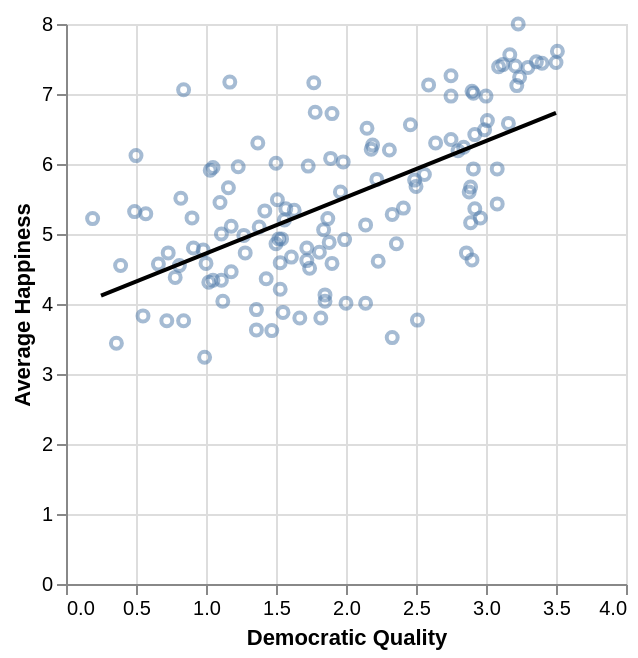

The specification (Vega-Lite) saved for this image:
### Vega-Lite specification from a JSON file in a GitHub repository (floating-point values rounded to 4 significant figures)
{"$schema": "https://vega.github.io/schema/vega-lite/v5.json", "data": {"values": [{"Country": "Albania", "Average_happiness": "4.74", "Democratic_quality ": "-0.19", "democracy_edited": "1.81", "edit_l_dq": "0.25", "edit_line_ah": "4.12", "line_dq": "-1.75", "line_ah": "4.12"}, {"Country": "Algeria", "Average_happiness": "5.91", "Democratic_quality ": "-0.97", "democracy_edited": "1.03", "edit_l_dq": "3.5", "edit_line_ah": "6.73", "line_dq": "1.5", "line_ah": "6.73"}, {"Country": "Angola", "Average_happiness": "4.46", "Democratic_quality ": "-0.82", "democracy_edited": "1.18", "edit_l_dq": "", "edit_line_ah": "", "line_dq": "", "line_ah": ""}, {"Country": "Argentina", "Average_happiness": "6.27", "Democratic_quality ": "0.19", "democracy_edited": "2.19", "edit_l_dq": "", "edit_line_ah": "", "line_dq": "", "line_ah": ""}, {"Country": "Armenia", "Average_happiness": "4.21", "Democratic_quality ": "-0.47", "democracy_edited": "1.53", "edit_l_dq": "", "edit_line_ah": "", "line_dq": "", "line_ah": ""}, {"Country": "Australia", "Average_happiness": "7.42", "Democratic_quality ": "1.12", "democracy_edited": "3.12", "edit_l_dq": "", "edit_line_ah": "", "line_dq": "", "line_ah": ""}, {"Country": "Austria", "Average_happiness": "7.12", "Democratic_quality ": "1.22", "democracy_edited": "3.22", "edit_l_dq": "", "edit_line_ah": "", "line_dq": "", "line_ah": ""}, {"Country": "Azerbaijan", "Average_happiness": "4.8", "Democratic_quality ": "-1.09", "democracy_edited": "0.91", "edit_l_dq": "", "edit_line_ah": "", "line_dq": "", "line_ah": ""}, {"Country": "Bangladesh", "Average_happiness": "4.31", "Democratic_quality ": "-0.98", "democracy_edited": "1.02", "edit_l_dq": "", "edit_line_ah": "", "line_dq": "", "line_ah": ""}, {"Country": "Belarus", "Average_happiness": "5.66", "Democratic_quality ": "-0.84", "democracy_edited": "1.16", "edit_l_dq": "", "edit_line_ah": "", "line_dq": "", "line_ah": ""}, {"Country": "Belgium", "Average_happiness": "7.39", "Democratic_quality ": "1.09", "democracy_edited": "3.09", "edit_l_dq": "", "edit_line_ah": "", "line_dq": "", "line_ah": ""}, {"Country": "Benin", "Average_happiness": "3.52", "Democratic_quality ": "0.33", "democracy_edited": "2.33", "edit_l_dq": "", "edit_line_ah": "", "line_dq": "", "line_ah": ""}, {"Country": "Bolivia", "Average_happiness": "5.36", "Democratic_quality ": "-0.43", "democracy_edited": "1.57", "edit_l_dq": "", "edit_line_ah": "", "line_dq": "", "line_ah": ""}, {"Country": "Bosnia & H.", "Average_happiness": "5.06", "Democratic_quality ": "-0.16", "democracy_edited": "1.84", "edit_l_dq": "", "edit_line_ah": "", "line_dq": "", "line_ah": ""}, {"Country": "Botswana", "Average_happiness": "4.63", "Democratic_quality ": "0.9", "democracy_edited": "2.9", "edit_l_dq": "", "edit_line_ah": "", "line_dq": "", "line_ah": ""}, {"Country": "Brazil", "Average_happiness": "6.51", "Democratic_quality ": "0.15", "democracy_edited": "2.15", "edit_l_dq": "", "edit_line_ah": "", "line_dq": "", "line_ah": ""}, {"Country": "Bulgaria", "Average_happiness": "3.77", "Democratic_quality ": "0.51", "democracy_edited": "2.51", "edit_l_dq": "", "edit_line_ah": "", "line_dq": "", "line_ah": ""}, {"Country": "Burkina F.", "Average_happiness": "3.8", "Democratic_quality ": "-0.18", "democracy_edited": "1.82", "edit_l_dq": "", "edit_line_ah": "", "line_dq": "", "line_ah": ""}, {"Country": "Burma/My.", "Average_happiness": "5.32", "Democratic_quality ": "-1.51", "democracy_edited": "0.49", "edit_l_dq": "", "edit_line_ah": "", "line_dq": "", "line_ah": ""}, {"Country": "Burundi", "Average_happiness": "4.38", "Democratic_quality ": "-1.22", "democracy_edited": "0.78", "edit_l_dq": "", "edit_line_ah": "", "line_dq": "", "line_ah": ""}, {"Country": "Cambodia", "Average_happiness": "3.63", "Democratic_quality ": "-0.64", "democracy_edited": "1.36", "edit_l_dq": "", "edit_line_ah": "", "line_dq": "", "line_ah": ""}, {"Country": "Cameroon", "Average_happiness": "3.92", "Democratic_quality ": "-0.64", "democracy_edited": "1.36", "edit_l_dq": "", "edit_line_ah": "", "line_dq": "", "line_ah": ""}, {"Country": "Canada", "Average_happiness": "7.4", "Democratic_quality ": "1.21", "democracy_edited": "3.21", "edit_l_dq": "", "edit_line_ah": "", "line_dq": "", "line_ah": ""}, {"Country": "Chad", "Average_happiness": "3.44", "Democratic_quality ": "-1.64", "democracy_edited": "0.36", "edit_l_dq": "", "edit_line_ah": "", "line_dq": "", "line_ah": ""}, {"Country": "Chile", "Average_happiness": "6.24", "Democratic_quality ": "0.84", "democracy_edited": "2.84", "edit_l_dq": "", "edit_line_ah": "", "line_dq": "", "line_ah": ""}, {"Country": "China", "Average_happiness": "4.77", "Democratic_quality ": "-1.02", "democracy_edited": "0.98", "edit_l_dq": "", "edit_line_ah": "", "line_dq": "", "line_ah": ""}, {"Country": "Colombia", "Average_happiness": "5.95", "Democratic_quality ": "-0.95", "democracy_edited": "1.05", "edit_l_dq": "", "edit_line_ah": "", "line_dq": "", "line_ah": ""}, {"Country": "Costa Rica", "Average_happiness": "7.04", "Democratic_quality ": "0.9", "democracy_edited": "2.9", "edit_l_dq": "", "edit_line_ah": "", "line_dq": "", "line_ah": ""}, {"Country": "Croatia", "Average_happiness": "5.77", "Democratic_quality ": "0.49", "democracy_edited": "2.49", "edit_l_dq": "", "edit_line_ah": "", "line_dq": "", "line_ah": ""}, {"Country": "Cuba", "Average_happiness": "5.45", "Democratic_quality ": "-0.9", "democracy_edited": "1.1", "edit_l_dq": "", "edit_line_ah": "", "line_dq": "", "line_ah": ""}, {"Country": "Cyprus", "Average_happiness": "6.19", "Democratic_quality ": "0.8", "democracy_edited": "2.8", "edit_l_dq": "", "edit_line_ah": "", "line_dq": "", "line_ah": ""}, {"Country": "Czech R.", "Average_happiness": "6.42", "Democratic_quality ": "0.92", "democracy_edited": "2.92", "edit_l_dq": "", "edit_line_ah": "", "line_dq": "", "line_ah": ""}, {"Country": "Denmark", "Average_happiness": "8", "Democratic_quality ": "1.23", "democracy_edited": "3.23", "edit_l_dq": "", "edit_line_ah": "", "line_dq": "", "line_ah": ""}, {"Country": "Dom. R.", "Average_happiness": "5.13", "Democratic_quality ": "0.14", "democracy_edited": "2.14", "edit_l_dq": "", "edit_line_ah": "", "line_dq": "", "line_ah": ""}, {"Country": "Ecuador", "Average_happiness": "5.1", "Democratic_quality ": "-0.62", "democracy_edited": "1.38", "edit_l_dq": "", "edit_line_ah": "", "line_dq": "", "line_ah": ""}, {"Country": "Egypt", "Average_happiness": "5.23", "Democratic_quality ": "-1.1", "democracy_edited": "0.9", "edit_l_dq": "", "edit_line_ah": "", "line_dq": "", "line_ah": ""}, {"Country": "El Salvador", "Average_happiness": "5.6", "Democratic_quality ": "-0.04", "democracy_edited": "1.96", "edit_l_dq": "", "edit_line_ah": "", "line_dq": "", "line_ah": ""}, {"Country": "Estonia", "Average_happiness": "5.36", "Democratic_quality ": "0.92", "democracy_edited": "2.92", "edit_l_dq": "", "edit_line_ah": "", "line_dq": "", "line_ah": ""}, {"Country": "Ethiopia", "Average_happiness": "3.83", "Democratic_quality ": "-1.45", "democracy_edited": "0.55", "edit_l_dq": "", "edit_line_ah": "", "line_dq": "", "line_ah": ""}, {"Country": "Finland", "Average_happiness": "7.61", "Democratic_quality ": "1.51", "democracy_edited": "3.51", "edit_l_dq": "", "edit_line_ah": "", "line_dq": "", "line_ah": ""}, {"Country": "France", "Average_happiness": "7.01", "Democratic_quality ": "0.91", "democracy_edited": "2.91", "edit_l_dq": "", "edit_line_ah": "", "line_dq": "", "line_ah": ""}, {"Country": "Georgia", "Average_happiness": "3.62", "Democratic_quality ": "-0.53", "democracy_edited": "1.47", "edit_l_dq": "", "edit_line_ah": "", "line_dq": "", "line_ah": ""}, {"Country": "Germany", "Average_happiness": "6.58", "Democratic_quality ": "1.16", "democracy_edited": "3.16", "edit_l_dq": "", "edit_line_ah": "", "line_dq": "", "line_ah": ""}, {"Country": "Ghana", "Average_happiness": "4.86", "Democratic_quality ": "0.36", "democracy_edited": "2.36", "edit_l_dq": "", "edit_line_ah": "", "line_dq": "", "line_ah": ""}, {"Country": "Greece", "Average_happiness": "6.35", "Democratic_quality ": "0.75", "democracy_edited": "2.75", "edit_l_dq": "", "edit_line_ah": "", "line_dq": "", "line_ah": ""}, {"Country": "Guatemala", "Average_happiness": "6.01", "Democratic_quality ": "-0.5", "democracy_edited": "1.5", "edit_l_dq": "", "edit_line_ah": "", "line_dq": "", "line_ah": ""}, {"Country": "Haiti", "Average_happiness": "3.76", "Democratic_quality ": "-1.16", "democracy_edited": "0.84", "edit_l_dq": "", "edit_line_ah": "", "line_dq": "", "line_ah": ""}, {"Country": "Honduras", "Average_happiness": "5.34", "Democratic_quality ": "-0.37", "democracy_edited": "1.63", "edit_l_dq": "", "edit_line_ah": "", "line_dq": "", "line_ah": ""}, {"Country": "Hong Kong", "Average_happiness": "5.67", "Democratic_quality ": "0.89", "democracy_edited": "2.89", "edit_l_dq": "", "edit_line_ah": "", "line_dq": "", "line_ah": ""}, {"Country": "Hungary", "Average_happiness": "5.23", "Democratic_quality ": "0.96", "democracy_edited": "2.96", "edit_l_dq": "", "edit_line_ah": "", "line_dq": "", "line_ah": ""}, {"Country": "India", "Average_happiness": "5.97", "Democratic_quality ": "-0.27", "democracy_edited": "1.73", "edit_l_dq": "", "edit_line_ah": "", "line_dq": "", "line_ah": ""}, {"Country": "Indonesia", "Average_happiness": "4.98", "Democratic_quality ": "-0.73", "democracy_edited": "1.27", "edit_l_dq": "", "edit_line_ah": "", "line_dq": "", "line_ah": ""}, {"Country": "Iran", "Average_happiness": "5.29", "Democratic_quality ": "-1.43", "democracy_edited": "0.57", "edit_l_dq": "", "edit_line_ah": "", "line_dq": "", "line_ah": ""}, {"Country": "Ireland", "Average_happiness": "7.24", "Democratic_quality ": "1.24", "democracy_edited": "3.24", "edit_l_dq": "", "edit_line_ah": "", "line_dq": "", "line_ah": ""}, {"Country": "Israel", "Average_happiness": "7.16", "Democratic_quality ": "-0.23", "democracy_edited": "1.77", "edit_l_dq": "", "edit_line_ah": "", "line_dq": "", "line_ah": ""}, {"Country": "Italy", "Average_happiness": "6.97", "Democratic_quality ": "0.75", "democracy_edited": "2.75", "edit_l_dq": "", "edit_line_ah": "", "line_dq": "", "line_ah": ""}, {"Country": "Jamaica", "Average_happiness": "6.21", "Democratic_quality ": "0.18", "democracy_edited": "2.18", "edit_l_dq": "", "edit_line_ah": "", "line_dq": "", "line_ah": ""}, {"Country": "Japan", "Average_happiness": "6.49", "Democratic_quality ": "0.99", "democracy_edited": "2.99", "edit_l_dq": "", "edit_line_ah": "", "line_dq": "", "line_ah": ""}, {"Country": "Jordan", "Average_happiness": "6.3", "Democratic_quality ": "-0.63", "democracy_edited": "1.37", "edit_l_dq": "", "edit_line_ah": "", "line_dq": "", "line_ah": ""}, {"Country": "Kazakhstan", "Average_happiness": "5.49", "Democratic_quality ": "-0.49", "democracy_edited": "1.51", "edit_l_dq": "", "edit_line_ah": "", "line_dq": "", "line_ah": ""}, {"Country": "Kenya", "Average_happiness": "4.36", "Democratic_quality ": "-0.57", "democracy_edited": "1.43", "edit_l_dq": "", "edit_line_ah": "", "line_dq": "", "line_ah": ""}, {"Country": "Korea. R.", "Average_happiness": "5.68", "Democratic_quality ": "0.5", "democracy_edited": "2.5", "edit_l_dq": "", "edit_line_ah": "", "line_dq": "", "line_ah": ""}, {"Country": "Kuwait", "Average_happiness": "6.03", "Democratic_quality ": "-0.02", "democracy_edited": "1.98", "edit_l_dq": "", "edit_line_ah": "", "line_dq": "", "line_ah": ""}, {"Country": "Kyrgyzstan", "Average_happiness": "4.58", "Democratic_quality ": "-1", "democracy_edited": "1", "edit_l_dq": "", "edit_line_ah": "", "line_dq": "", "line_ah": ""}, {"Country": "Laos", "Average_happiness": "5.11", "Democratic_quality ": "-0.82", "democracy_edited": "1.18", "edit_l_dq": "", "edit_line_ah": "", "line_dq": "", "line_ah": ""}, {"Country": "Latvia", "Average_happiness": "4.73", "Democratic_quality ": "0.86", "democracy_edited": "2.86", "edit_l_dq": "", "edit_line_ah": "", "line_dq": "", "line_ah": ""}, {"Country": "Lebanon", "Average_happiness": "5.51", "Democratic_quality ": "-1.18", "democracy_edited": "0.82", "edit_l_dq": "", "edit_line_ah": "", "line_dq": "", "line_ah": ""}, {"Country": "Lithuania", "Average_happiness": "5.93", "Democratic_quality ": "0.91", "democracy_edited": "2.91", "edit_l_dq": "", "edit_line_ah": "", "line_dq": "", "line_ah": ""}, {"Country": "Macedonia", "Average_happiness": "4.51", "Democratic_quality ": "-0.26", "democracy_edited": "1.74", "edit_l_dq": "", "edit_line_ah": "", "line_dq": "", "line_ah": ""}, {"Country": "Madagascar", "Average_happiness": "4.01", "Democratic_quality ": "0", "democracy_edited": "2", "edit_l_dq": "", "edit_line_ah": "", "line_dq": "", "line_ah": ""}, {"Country": "Malawi", "Average_happiness": "4.13", "Democratic_quality ": "-0.15", "democracy_edited": "1.85", "edit_l_dq": "", "edit_line_ah": "", "line_dq": "", "line_ah": ""}, {"Country": "Malaysia", "Average_happiness": "6.08", "Democratic_quality ": "-0.11", "democracy_edited": "1.89", "edit_l_dq": "", "edit_line_ah": "", "line_dq": "", "line_ah": ""}, {"Country": "Mali", "Average_happiness": "4.01", "Democratic_quality ": "0.14", "democracy_edited": "2.14", "edit_l_dq": "", "edit_line_ah": "", "line_dq": "", "line_ah": ""}, {"Country": "Mauritania", "Average_happiness": "5.2", "Democratic_quality ": "-0.44", "democracy_edited": "1.56", "edit_l_dq": "", "edit_line_ah": "", "line_dq": "", "line_ah": ""}, {"Country": "Mexico", "Average_happiness": "6.74", "Democratic_quality ": "-0.22", "democracy_edited": "1.78", "edit_l_dq": "", "edit_line_ah": "", "line_dq": "", "line_ah": ""}, {"Country": "Moldova. R.", "Average_happiness": "4.93", "Democratic_quality ": "-0.48", "democracy_edited": "1.52", "edit_l_dq": "", "edit_line_ah": "", "line_dq": "", "line_ah": ""}, {"Country": "Montenegro", "Average_happiness": "5.22", "Democratic_quality ": "-0.13", "democracy_edited": "1.87", "edit_l_dq": "", "edit_line_ah": "", "line_dq": "", "line_ah": ""}, {"Country": "Morocco", "Average_happiness": "4.59", "Democratic_quality ": "-0.47", "democracy_edited": "1.53", "edit_l_dq": "", "edit_line_ah": "", "line_dq": "", "line_ah": ""}, {"Country": "Mozambique", "Average_happiness": "4.61", "Democratic_quality ": "0.23", "democracy_edited": "2.23", "edit_l_dq": "", "edit_line_ah": "", "line_dq": "", "line_ah": ""}, {"Country": "Nepal", "Average_happiness": "4.55", "Democratic_quality ": "-1.61", "democracy_edited": "0.39", "edit_l_dq": "", "edit_line_ah": "", "line_dq": "", "line_ah": ""}, {"Country": "The Netherlands", "Average_happiness": "7.56", "Democratic_quality ": "1.17", "democracy_edited": "3.17", "edit_l_dq": "", "edit_line_ah": "", "line_dq": "", "line_ah": ""}, {"Country": "New Zealand", "Average_happiness": "7.44", "Democratic_quality ": "1.4", "democracy_edited": "3.4", "edit_l_dq": "", "edit_line_ah": "", "line_dq": "", "line_ah": ""}, {"Country": "Nicaragua", "Average_happiness": "4.8", "Democratic_quality ": "-0.28", "democracy_edited": "1.72", "edit_l_dq": "", "edit_line_ah": "", "line_dq": "", "line_ah": ""}, {"Country": "Niger", "Average_happiness": "3.8", "Democratic_quality ": "-0.33", "democracy_edited": "1.67", "edit_l_dq": "", "edit_line_ah": "", "line_dq": "", "line_ah": ""}, {"Country": "Nigeria", "Average_happiness": "4.73", "Democratic_quality ": "-1.27", "democracy_edited": "0.73", "edit_l_dq": "", "edit_line_ah": "", "line_dq": "", "line_ah": ""}, {"Country": "Norway", "Average_happiness": "7.46", "Democratic_quality ": "1.36", "democracy_edited": "3.36", "edit_l_dq": "", "edit_line_ah": "", "line_dq": "", "line_ah": ""}, {"Country": "Pakistan", "Average_happiness": "6.12", "Democratic_quality ": "-1.5", "democracy_edited": "0.5", "edit_l_dq": "", "edit_line_ah": "", "line_dq": "", "line_ah": ""}, {"Country": "Panama", "Average_happiness": "6.2", "Democratic_quality ": "0.31", "democracy_edited": "2.31", "edit_l_dq": "", "edit_line_ah": "", "line_dq": "", "line_ah": ""}, {"Country": "Paraguay", "Average_happiness": "4.86", "Democratic_quality ": "-0.5", "democracy_edited": "1.5", "edit_l_dq": "", "edit_line_ah": "", "line_dq": "", "line_ah": ""}, {"Country": "Peru", "Average_happiness": "4.93", "Democratic_quality ": "-0.46", "democracy_edited": "1.54", "edit_l_dq": "", "edit_line_ah": "", "line_dq": "", "line_ah": ""}, {"Country": "Philippines", "Average_happiness": "4.73", "Democratic_quality ": "-0.72", "democracy_edited": "1.28", "edit_l_dq": "", "edit_line_ah": "", "line_dq": "", "line_ah": ""}, {"Country": "Poland", "Average_happiness": "5.85", "Democratic_quality ": "0.56", "democracy_edited": "2.56", "edit_l_dq": "", "edit_line_ah": "", "line_dq": "", "line_ah": ""}, {"Country": "Portugal", "Average_happiness": "5.43", "Democratic_quality ": "1.08", "democracy_edited": "3.08", "edit_l_dq": "", "edit_line_ah": "", "line_dq": "", "line_ah": ""}, {"Country": "Puerto Rico", "Average_happiness": "6.62", "Democratic_quality ": "1.01", "democracy_edited": "3.01", "edit_l_dq": "", "edit_line_ah": "", "line_dq": "", "line_ah": ""}, {"Country": "Romania", "Average_happiness": "5.28", "Democratic_quality ": "0.33", "democracy_edited": "2.33", "edit_l_dq": "", "edit_line_ah": "", "line_dq": "", "line_ah": ""}, {"Country": "Russian F.", "Average_happiness": "5", "Democratic_quality ": "-0.89", "democracy_edited": "1.11", "edit_l_dq": "", "edit_line_ah": "", "line_dq": "", "line_ah": ""}, {"Country": "Rwanda", "Average_happiness": "4.34", "Democratic_quality ": "-0.89", "democracy_edited": "1.11", "edit_l_dq": "", "edit_line_ah": "", "line_dq": "", "line_ah": ""}, {"Country": "Saudi Arabia", "Average_happiness": "7.06", "Democratic_quality ": "-1.16", "democracy_edited": "0.84", "edit_l_dq": "", "edit_line_ah": "", "line_dq": "", "line_ah": ""}, {"Country": "Senegal", "Average_happiness": "4.58", "Democratic_quality ": "-0.1", "democracy_edited": "1.9", "edit_l_dq": "", "edit_line_ah": "", "line_dq": "", "line_ah": ""}, {"Country": "Serbia", "Average_happiness": "4.62", "Democratic_quality ": "-0.28", "democracy_edited": "1.72", "edit_l_dq": "", "edit_line_ah": "", "line_dq": "", "line_ah": ""}, {"Country": "Sierra L.", "Average_happiness": "3.88", "Democratic_quality ": "-0.45", "democracy_edited": "1.55", "edit_l_dq": "", "edit_line_ah": "", "line_dq": "", "line_ah": ""}, {"Country": "Singapore", "Average_happiness": "6.56", "Democratic_quality ": "0.46", "democracy_edited": "2.46", "edit_l_dq": "", "edit_line_ah": "", "line_dq": "", "line_ah": ""}, {"Country": "Slovak R.", "Average_happiness": "5.16", "Democratic_quality ": "0.89", "democracy_edited": "2.89", "edit_l_dq": "", "edit_line_ah": "", "line_dq": "", "line_ah": ""}, {"Country": "Slovenia", "Average_happiness": "5.93", "Democratic_quality ": "1.08", "democracy_edited": "3.08", "edit_l_dq": "", "edit_line_ah": "", "line_dq": "", "line_ah": ""}, {"Country": "South Africa", "Average_happiness": "5.37", "Democratic_quality ": "0.41", "democracy_edited": "2.41", "edit_l_dq": "", "edit_line_ah": "", "line_dq": "", "line_ah": ""}, {"Country": "Spain", "Average_happiness": "7.13", "Democratic_quality ": "0.59", "democracy_edited": "2.59", "edit_l_dq": "", "edit_line_ah": "", "line_dq": "", "line_ah": ""}, {"Country": "Sri Lanka", "Average_happiness": "4.34", "Democratic_quality ": "-0.95", "democracy_edited": "1.05", "edit_l_dq": "", "edit_line_ah": "", "line_dq": "", "line_ah": ""}, {"Country": "Sweden", "Average_happiness": "7.38", "Democratic_quality ": "1.3", "democracy_edited": "3.3", "edit_l_dq": "", "edit_line_ah": "", "line_dq": "", "line_ah": ""}, {"Country": "Switzerland", "Average_happiness": "7.45", "Democratic_quality ": "1.5", "democracy_edited": "3.5", "edit_l_dq": "", "edit_line_ah": "", "line_dq": "", "line_ah": ""}, {"Country": "Taiwan", "Average_happiness": "6.3", "Democratic_quality ": "0.64", "democracy_edited": "2.64", "edit_l_dq": "", "edit_line_ah": "", "line_dq": "", "line_ah": ""}, {"Country": "Tajikistan", "Average_happiness": "4.57", "Democratic_quality ": "-1.34", "democracy_edited": "0.66", "edit_l_dq": "", "edit_line_ah": "", "line_dq": "", "line_ah": ""}, {"Country": "Tanzania", "Average_happiness": "4.04", "Democratic_quality ": "-0.15", "democracy_edited": "1.85", "edit_l_dq": "", "edit_line_ah": "", "line_dq": "", "line_ah": ""}, {"Country": "Thailand", "Average_happiness": "5.96", "Democratic_quality ": "-0.77", "democracy_edited": "1.23", "edit_l_dq": "", "edit_line_ah": "", "line_dq": "", "line_ah": ""}, {"Country": "Togo", "Average_happiness": "3.24", "Democratic_quality ": "-1.01", "democracy_edited": "0.99", "edit_l_dq": "", "edit_line_ah": "", "line_dq": "", "line_ah": ""}, {"Country": "Trinidad Tob.", "Average_happiness": "5.78", "Democratic_quality ": "0.22", "democracy_edited": "2.22", "edit_l_dq": "", "edit_line_ah": "", "line_dq": "", "line_ah": ""}, {"Country": "Turkey", "Average_happiness": "4.67", "Democratic_quality ": "-0.39", "democracy_edited": "1.61", "edit_l_dq": "", "edit_line_ah": "", "line_dq": "", "line_ah": ""}, {"Country": "Uganda", "Average_happiness": "4.04", "Democratic_quality ": "-0.88", "democracy_edited": "1.12", "edit_l_dq": "", "edit_line_ah": "", "line_dq": "", "line_ah": ""}, {"Country": "Ukraine", "Average_happiness": "4.88", "Democratic_quality ": "-0.12", "democracy_edited": "1.88", "edit_l_dq": "", "edit_line_ah": "", "line_dq": "", "line_ah": ""}, {"Country": "United Arab Emirates", "Average_happiness": "6.72", "Democratic_quality ": "-0.1", "democracy_edited": "1.9", "edit_l_dq": "", "edit_line_ah": "", "line_dq": "", "line_ah": ""}, {"Country": "United Kingdom", "Average_happiness": "6.97", "Democratic_quality ": "1", "democracy_edited": "3", "edit_l_dq": "", "edit_line_ah": "", "line_dq": "", "line_ah": ""}, {"Country": "United States", "Average_happiness": "7.26", "Democratic_quality ": "0.75", "democracy_edited": "2.75", "edit_l_dq": "", "edit_line_ah": "", "line_dq": "", "line_ah": ""}, {"Country": "Uruguay", "Average_happiness": "5.6", "Democratic_quality ": "0.88", "democracy_edited": "2.88", "edit_l_dq": "", "edit_line_ah": "", "line_dq": "", "line_ah": ""}, {"Country": "Uzbekistan", "Average_happiness": "5.22", "Democratic_quality ": "-1.81", "democracy_edited": "0.19", "edit_l_dq": "", "edit_line_ah": "", "line_dq": "", "line_ah": ""}, {"Country": "Venezuela", "Average_happiness": "7.17", "Democratic_quality ": "-0.83", "democracy_edited": "1.17", "edit_l_dq": "", "edit_line_ah": "", "line_dq": "", "line_ah": ""}, {"Country": "Vietnam", "Average_happiness": "5.33", "Democratic_quality ": "-0.58", "democracy_edited": "1.42", "edit_l_dq": "", "edit_line_ah": "", "line_dq": "", "line_ah": ""}, {"Country": "Yemen", "Average_happiness": "4.55", "Democratic_quality ": "-1.19", "democracy_edited": "0.81", "edit_l_dq": "", "edit_line_ah": "", "line_dq": "", "line_ah": ""}, {"Country": "Zambia", "Average_happiness": "4.92", "Democratic_quality ": "-0.01", "democracy_edited": "1.99", "edit_l_dq": "", "edit_line_ah": "", "line_dq": "", "line_ah": ""}, {"Country": "Zimbabwe", "Average_happiness": "3.76", "Democratic_quality ": "-1.28", "democracy_edited": "0.72", "edit_l_dq": "", "edit_line_ah": "", "line_dq": "", "line_ah": ""}], "format": {"parse": {"edit_l_dq": "number"}}}, "height": 280, "width": 280, "layer": [{"mark": {"opacity": 0.5, "type": "point"}, "encoding": {"x": {"field": "democracy_edited", "title": "Democratic Quality", "type": "quantitative"}, "y": {"field": "Average_happiness", "title": "Average Happiness", "type": "quantitative"}, "tooltip": [{"field": "Country", "type": "nominal", "title": "Country"}]}}, {"mark": {"type": "line", "color": "black"}, "encoding": {"x": {"field": "edit_l_dq", "type": "quantitative"}, "y": {"field": "line_ah", "type": "quantitative"}}}]}
